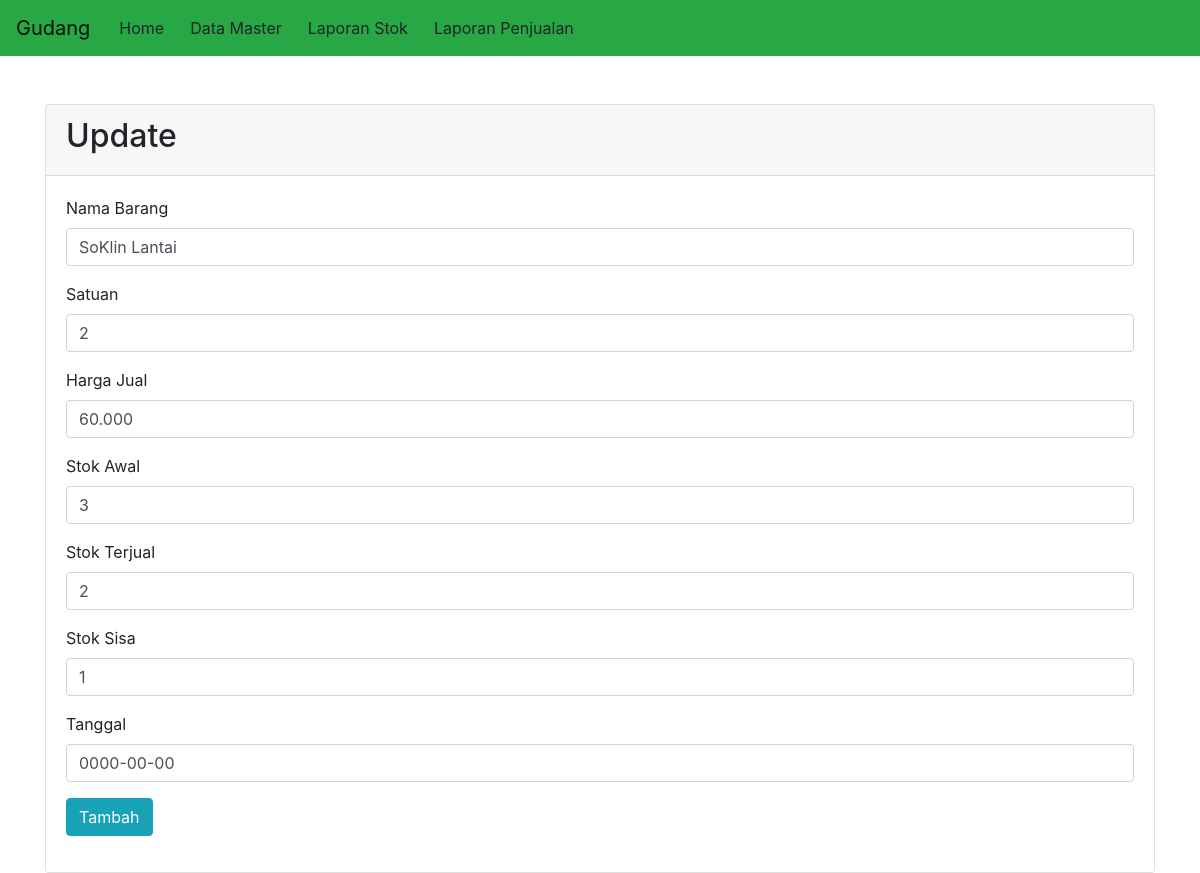
/edit.php?kode_barang=1, run on the app's committed database.
### tables this page shows
CREATE TABLE IF NOT EXISTS `barang` (
  `kode_barang` int(250) NOT NULL,
  `nama_barang` varchar(100) NOT NULL,
  `satuan` varchar(100) NOT NULL,
  `harga_jual` varchar(200) NOT NULL,
  `stok_awal` varchar(100) NOT NULL,
  `stok_terjual` varchar(100) NOT NULL,
  `stok_sisa` varchar(100) NOT NULL,
  `tanggal` date NOT NULL
);

### edit.php (the view, shortened to what this page needs)
<?php
require 'prologin.php';
$kode_barang = $_GET['kode_barang'];
$sql = 'SELECT * FROM barang WHERE kode_barang=:kode_barang';
$statement = $con->prepare($sql);
$statement->execute([':kode_barang' => $kode_barang]);
$user = $statement->fetch(PDO::FETCH_OBJ);
?>
<?php require 'header.php'; ?>
 <div class="container">
 <div class="card mt-5">
 <div class="card-header">
 <h2>Update</h2>
 </div>
 <div class="card-body">
<form method="post" enctype="multipart/form-data">
     <div class="form-group">
     <label for="nama_barang">Nama Barang</label>
     <input value="<?= $user->nama_barang; ?>" name="nama_barang" id="nama_barang" class="form-control">
     </div>
     <div class="form-group">
     <label for="satuan">Satuan</label>
     <input value="<?= $user->satuan; ?>" name="satuan" id="satuan" class="form-control">
     </div>
     <div class="form-group">
     <label for="harga_jual">Harga Jual</label>
     <input value="<?= $user->harga_jual; ?>" name="harga_jual" id="harga_jual" class="form-control">
     </div>
     <div class="form-group">
     <label for="stok_awal">Stok Awal</label>
     <input value="<?= $user->stok_awal; ?>" name="stok_awal" id="stok_awal" class="form-control">
     </div>
     <div class="form-group">
     <label for="stok_terjual">Stok Terjual</label>
     <input value="<?= $user->stok_terjual; ?>" name="stok_terjual" id="stok_terjual" class="form-control">
     </div>
     <div class="form-group">
     <label for="stok_sisa">Stok Sisa</label>
     <input value="<?= $user->stok_sisa; ?>" name="stok_sisa" id="stok_sisa" class="form-control">
     </div>
     <div class="form-group">
     <label for="tanggal">Tanggal</label>
     <input value="<?= $user->tanggal; ?>" name="tanggal"  id="tanggal" class="form-control">
     </div>
     <div class="form-group">
       <button type="submit" class="btn btn-info">Tambah</button>
     </div>
   </form>
 </div>
 </div>
 </div>
<?php require 'footer.php'; ?>

### data on the page
barang: nama_barang "SoKlin Lantai", satuan "2", harga_jual "60.000", stok_awal "3", stok_terjual "2", stok_sisa "1", tanggal "0000-00-00"
